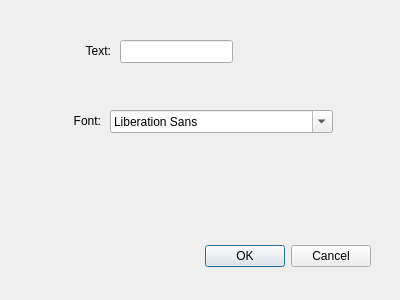
<?xml version="1.0" encoding="UTF-8"?>
<ui version="4.0">
 <class>TextSettings</class>
 <widget class="QDialog" name="TextSettings">
  <property name="geometry">
   <rect>
    <x>0</x>
    <y>0</y>
    <width>400</width>
    <height>300</height>
   </rect>
  </property>
  <property name="windowTitle">
   <string>Dialog</string>
  </property>
  <property name="toolTip">
   <string>Change text properties</string>
  </property>
  <property name="statusTip">
   <string>File src/ui/windows/textsettings.ui; class TextSettings in src/ui/windows/textsettings.h</string>
  </property>
  <widget class="QDialogButtonBox" name="buttonBox">
   <property name="geometry">
    <rect>
     <x>30</x>
     <y>240</y>
     <width>341</width>
     <height>32</height>
    </rect>
   </property>
   <property name="orientation">
    <enum>Qt::Horizontal</enum>
   </property>
   <property name="standardButtons">
    <set>QDialogButtonBox::Cancel|QDialogButtonBox::Ok</set>
   </property>
  </widget>
  <widget class="QFontComboBox" name="fontComboBox">
   <property name="geometry">
    <rect>
     <x>110</x>
     <y>110</y>
     <width>223</width>
     <height>23</height>
    </rect>
   </property>
  </widget>
  <widget class="QLabel" name="label">
   <property name="geometry">
    <rect>
     <x>70</x>
     <y>40</y>
     <width>41</width>
     <height>21</height>
    </rect>
   </property>
   <property name="text">
    <string>Text:</string>
   </property>
   <property name="alignment">
    <set>Qt::AlignRight|Qt::AlignTrailing|Qt::AlignVCenter</set>
   </property>
  </widget>
  <widget class="QLineEdit" name="editText">
   <property name="geometry">
    <rect>
     <x>120</x>
     <y>40</y>
     <width>113</width>
     <height>23</height>
    </rect>
   </property>
  </widget>
  <widget class="QLabel" name="label_2">
   <property name="geometry">
    <rect>
     <x>60</x>
     <y>110</y>
     <width>41</width>
     <height>21</height>
    </rect>
   </property>
   <property name="text">
    <string>Font:</string>
   </property>
   <property name="alignment">
    <set>Qt::AlignRight|Qt::AlignTrailing|Qt::AlignVCenter</set>
   </property>
  </widget>
 </widget>
 <resources/>
 <connections>
  <connection>
   <sender>buttonBox</sender>
   <signal>accepted()</signal>
   <receiver>TextSettings</receiver>
   <slot>accept()</slot>
   <hints>
    <hint type="sourcelabel">
     <x>248</x>
     <y>254</y>
    </hint>
    <hint type="destinationlabel">
     <x>157</x>
     <y>274</y>
    </hint>
   </hints>
  </connection>
  <connection>
   <sender>buttonBox</sender>
   <signal>rejected()</signal>
   <receiver>TextSettings</receiver>
   <slot>reject()</slot>
   <hints>
    <hint type="sourcelabel">
     <x>316</x>
     <y>260</y>
    </hint>
    <hint type="destinationlabel">
     <x>286</x>
     <y>274</y>
    </hint>
   </hints>
  </connection>
 </connections>
</ui>
